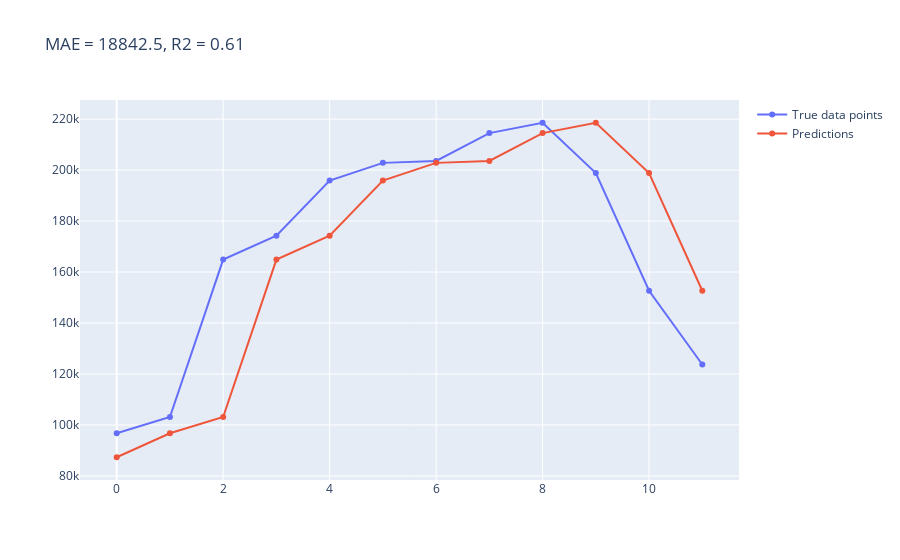

Notebook code for this chart:
### Code cell
plot_test_vs_predictions(test
                         , 'cnt'
                         , 'pred4')

### Figure 1 — Plotly figure (JSON) as saved in the notebook; plotly's stock layout.template omitted (floating-point values rounded to 4 significant figures)
{"data": [{"name": "True data points", "type": "scatter", "y": [96744, 103137, 164875, 174224, 195865, 202830, 203607, 214503, 218573, 198841, 152664, 123713]}, {"name": "Predictions", "type": "scatter", "y": [87323, 96744, 103137, 164875, 174224, 195865, 202830, 203607, 214503, 218573, 198841, 152664]}], "layout": {"title": {"text": "MAE = 18842.5, R2 = 0.61"}}}
